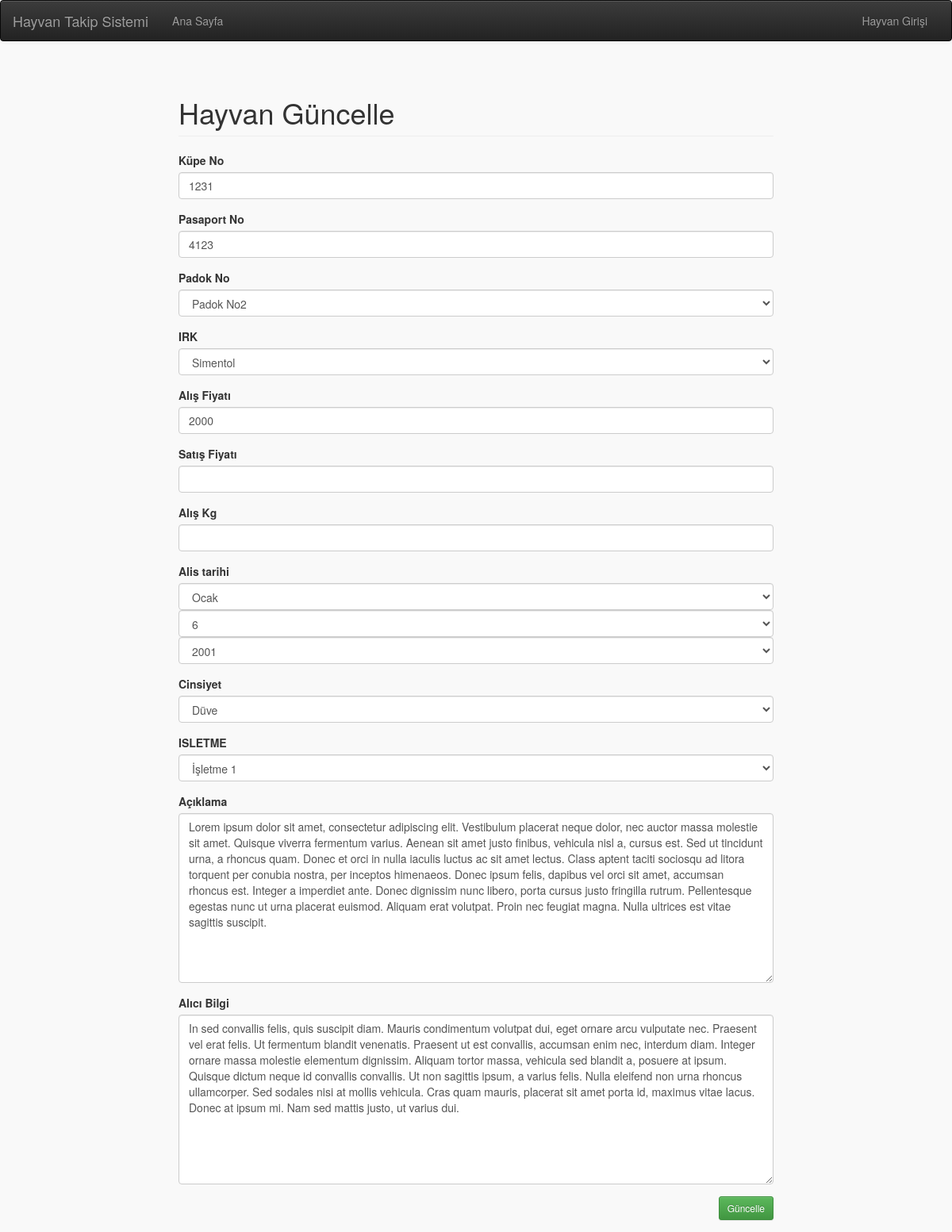
/hayvan-guncelle/5/, run on the app's committed database.
### hayvanGirisi/models.py (models this page shows, shortened)
class HayvanGiris(models.Model):
    PADOKNO = (
    (None, 'Padok No Seçiniz'), ('padokno1', 'Padok No1'), ('padokno2', 'Padok No2'), ('padokno3', 'Padok No3'))
    IRK = ((None, 'Irk Seçiniz'), ('montofon', 'Montofon'), ('holstein', 'Holstein'), ('simentol', 'Simentol'),
           ('jersey', 'Jersey'), ('angus', 'Angus'))
    CINSIYET = ((None, 'Cinsiyet Seçiniz'), ('erkek', 'Erkek'), ('duve', 'Düve'),('inek','İnek'),('malak','Malak'))
    ISLETME = (
    (None, 'İşletme Seçiniz'), ('isletme1', 'İşletme 1'), ('isletme2', 'İşletme 2'), ('isletme3', 'İşletme 3'))
    kupe_no = models.CharField(max_length=50, verbose_name='Küpe No', blank=True, null=True, unique=True)
    pasaport_no = models.CharField(max_length=50, verbose_name='Pasaport No', blank=True, null=True,unique=True)
    padok_no = models.CharField(choices=PADOKNO, verbose_name='Padok No', max_length=50, blank=False, null=True)
    irki = models.CharField(choices=IRK, verbose_name='IRK', max_length=50, blank=False, null=True)
    alis_fiyati = models.CharField(max_length=50, verbose_name='Alış Fiyatı', blank=False, null=True)
    satis_fiyati = models.CharField(max_length=50, verbose_name='Satış Fiyatı', blank=True, null=True)
    alis_kg = models.CharField(max_length=50, verbose_name='Alış Kg', blank=True, null=True)
    alis_tarihi = models.DateField(null=True, blank=True, verbose_name='Alış Tarihi')
    cinsiyet = models.CharField(choices=CINSIYET, blank=False, null=True, max_length=20, verbose_name='Cinsiyet')
    isletme = models.CharField(choices=ISLETME, verbose_name='ISLETME', max_length=50, blank=False, null=True)
    aciklama = models.TextField(max_length=1000, verbose_name='Açıklama', blank=True, null=True)
    alici_bilgi = models.TextField(max_length=1000, verbose_name='Alıcı Bilgi', blank=True, null=True)
    class Meta:
        verbose_name_plural = 'Hayvan'

### hayvanGirisi/views.py (the view)
# urls.py: re_path(r'hayvan-guncelle/(?P<pk>[0-9]+)/$', hayvan_guncelle, name='hayvan-guncelle'),
def hayvan_guncelle(request, pk):
    hayvan = get_object_or_404(HayvanGiris, pk=pk)
    form = HayvanGirisiForm(instance=hayvan, data=request.POST or None, files=request.FILES or None)
    if form.is_valid():
        form_save = form.save()
        return HttpResponseRedirect(reverse('hayvan-detay', kwargs={'pk': form_save.pk}))
    context = {'form': form, 'hayvan': hayvan}
    return render(request, 'hayvanGirisi/hayvan-guncelle.html', context=context)

### hayvanGirisi/forms.py
class HayvanGirisiForm(forms.ModelForm):
    alis_tarihi = forms.DateField(widget=forms.SelectDateWidget(years=year_range))
    class Meta:
        model = HayvanGiris
        fields = ['kupe_no', 'pasaport_no', 'padok_no', 'irki', 'alis_fiyati', 'satis_fiyati', 'alis_kg', 'alis_tarihi',
                  'cinsiyet', 'isletme', 'aciklama', 'alici_bilgi']
    def __init__(self, *args, **kwargs):
        super(HayvanGirisiForm, self).__init__(*args, **kwargs)
        for field in self.fields:
            self.fields[field].widget.attrs = {'class': 'form-control'}
        self.fields['aciklama'].widget.attrs['rows'] = 10
        self.fields['alici_bilgi'].widget.attrs['rows'] = 10

### templates/hayvanGirisi/hayvan-guncelle.html (shortened to what this page needs)
{% extends 'base.html' %}
{% block icerik %}
    <div class="row">
        <div class="col-lg-8 pull-center">
            <h1 class="page-header">Hayvan Güncelle </h1>
            <form action="{% url 'hayvan-guncelle' hayvan.pk %}" enctype="multipart/form-data" method="post">
                {% include 'hayvanGirisi/include/form-include.html' %}
                <div class="form-group">
                    <div class="row">
                        <div class="col-lg-12">
                            <input type="submit" value="Güncelle" class="btn pull-right  btn-sm btn-success">
                        </div>
                    </div>
                </div>
            </form>
        </div>
    </div>
{% endblock %}

### templates/hayvanGirisi/include/form-include.html (shortened to what this page needs)
{% for field in form %}
    <div class="form-group">
        <div class="row">
            <div class="col-lg-12">
                <label class="control-label"> {{ field.label }}</label>
                {{ field }}
            </div>
        </div>
    </div>
{% endfor %}

### static/base.css (style rules this page uses)
.pull-center { float: none; margin: 0 auto; }

### templates/base.html (style rules this page uses)
body { background-color: #f9f9f9 }

### data on the page
HayvanGiris: form "1231" "4123" "Padok No2" "Simentol" "2000" "Düve" "İşletme 1" "Lorem ipsum dolor sit amet, consectetur adipiscing elit. Vestibulum placerat neque dolor, nec auctor massa molestie sit amet. Quisque viverra fermentum varius. Aenean sit amet justo finibus, vehicula nisl a, cursus est. Sed ut tincidunt urna, a rhoncus quam. Donec et orci in nulla iaculis luctus ac sit amet lectus. Class aptent taciti sociosqu ad litora torquent per conubia nostra, per inceptos himenaeos. Donec ipsum felis, dapibus vel orci sit amet, accumsan rhoncus est. Integer a imperdiet ante. Donec dignissim nunc libero, porta cursus justo fringilla rutrum. Pellentesque egestas nunc ut urna placerat euismod. Aliquam erat volutpat. Proin nec feugiat magna. Nulla ultrices est vitae…" "In sed convallis felis, quis suscipit diam. Mauris condimentum volutpat dui, eget ornare arcu vulputate nec. Praesent vel erat felis. Ut fermentum blandit venenatis. Praesent ut est convallis, accumsan enim nec, interdum diam. Integer ornare massa molestie elementum dignissim. Aliquam tortor massa, vehicula sed blandit a, posuere at ipsum. Quisque dictum neque id convallis convallis. Ut non sagittis ipsum, a varius felis. Nulla eleifend non urna rhoncus ullamcorper. Sed sodales nisi at mollis vehicula. Cras quam mauris, placerat sit amet porta id, maximus vitae lacus. Donec at ipsum mi. Nam sed mattis justo, ut varius dui."

### other printed values
{{ field.label }} "Küpe No" "Pasaport No" "Padok No" "IRK" "Alış Fiyatı" "Satış Fiyatı" "Alış Kg" "Alis tarihi" "Cinsiyet" "ISLETME" "Açıklama" "Alıcı Bilgi"
